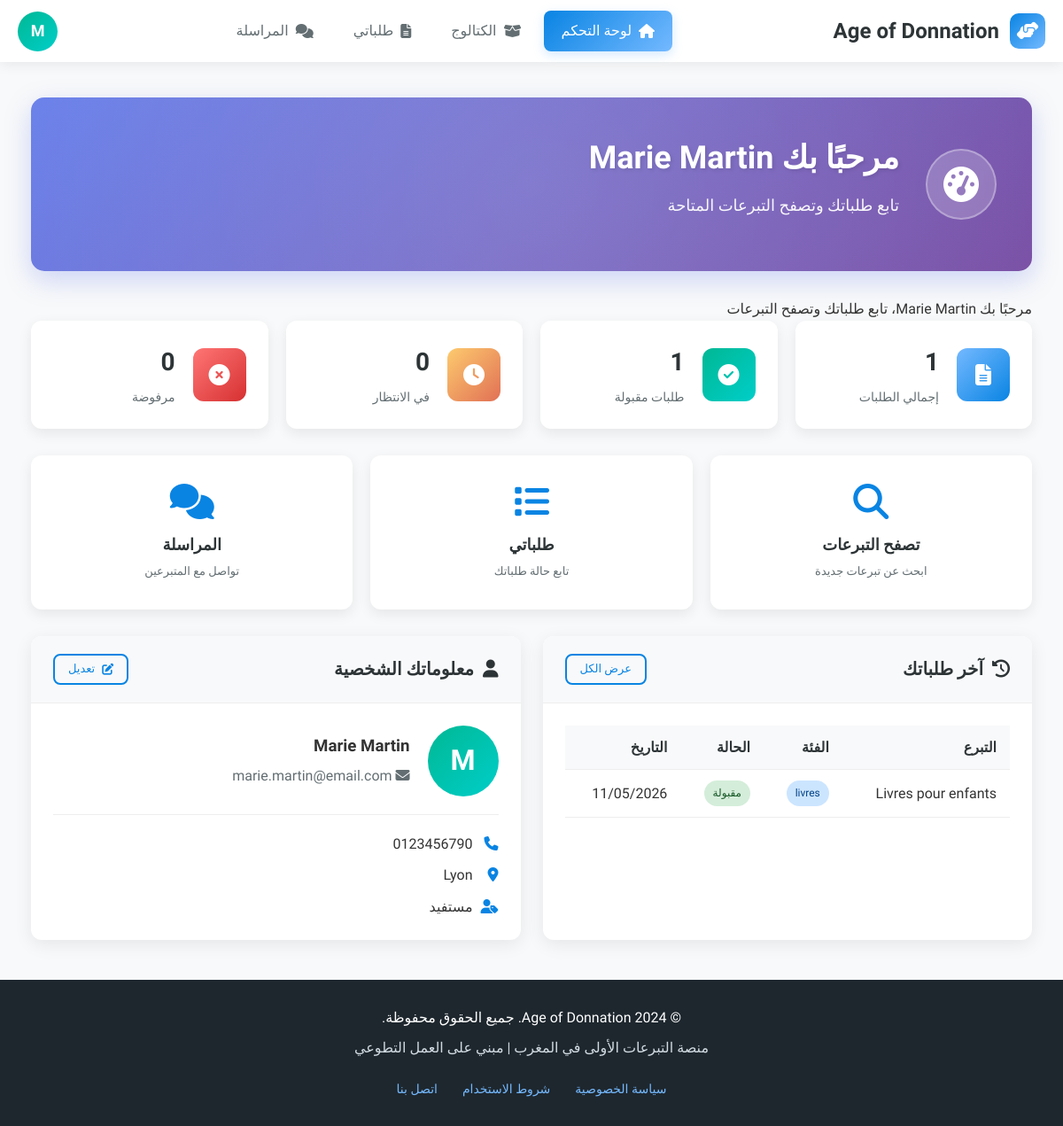
/beneficiaire/dashboard.php (signed in), run on the app's committed database.
### tables this page shows
CREATE TABLE `users` (
  `id` INT(11) NOT NULL AUTO_INCREMENT,
  `nom` VARCHAR(100) NOT NULL,
  `email` VARCHAR(255) NOT NULL,
  `password` VARCHAR(255) NOT NULL,
  `type` ENUM('donateur','beneficiaire','livreur','admin') NOT NULL,
  `telephone` VARCHAR(20) DEFAULT NULL,
  `adresse` TEXT DEFAULT NULL,
  `ville` VARCHAR(100) DEFAULT NULL,
  `status` ENUM('active','inactive','pending') DEFAULT 'active',
  `reset_token` VARCHAR(100) DEFAULT NULL,
  `reset_expires` DATETIME DEFAULT NULL,
  `created_at` TIMESTAMP NOT NULL DEFAULT CURRENT_TIMESTAMP,
  `updated_at` TIMESTAMP NOT NULL DEFAULT CURRENT_TIMESTAMP ON UPDATE CURRENT_TIMESTAMP,
  PRIMARY KEY (`id`),
  UNIQUE KEY `email` (`email`)
);

CREATE TABLE `demandes` (
  `id` INT(11) NOT NULL AUTO_INCREMENT,
  `beneficiaire_id` INT(11) NOT NULL,
  `don_id` INT(11) NOT NULL,
  `message_demande` TEXT DEFAULT NULL,
  `statut` ENUM('en_attente','acceptee','refusee','annulee') DEFAULT 'en_attente',
  `created_at` TIMESTAMP NOT NULL DEFAULT CURRENT_TIMESTAMP,
  PRIMARY KEY (`id`),
  KEY `beneficiaire_id` (`beneficiaire_id`),
  KEY `don_id` (`don_id`),
  CONSTRAINT `demandes_ibfk_1`
    FOREIGN KEY (`beneficiaire_id`) REFERENCES `users` (`id`)
    ON DELETE CASCADE,
  CONSTRAINT `demandes_ibfk_2`
    FOREIGN KEY (`don_id`) REFERENCES `dons` (`id`)
    ON DELETE CASCADE
);

CREATE TABLE `dons` (
  `id` INT(11) NOT NULL AUTO_INCREMENT,
  `donateur_id` INT(11) NOT NULL,
  `titre` VARCHAR(255) NOT NULL,
  `description` TEXT NOT NULL,
  `photo_principale` VARCHAR(255) DEFAULT NULL,
  `categorie` ENUM('vetements','nourriture','meubles','livres','electromenager','divers') NOT NULL,
  `etat` ENUM('neuf','bon_etat','usage') NOT NULL,
  `adresse_retrait` TEXT DEFAULT NULL,
  `ville` VARCHAR(100) DEFAULT NULL,
  `livraison_option` ENUM('none','fifty','full') DEFAULT 'none',
  `statut` ENUM('disponible','reserve','donne','expire') DEFAULT 'disponible',
  `is_deleted` TINYINT(1) DEFAULT 0,
  `deleted_at` TIMESTAMP NULL DEFAULT NULL,
  `created_at` TIMESTAMP NOT NULL DEFAULT CURRENT_TIMESTAMP,
  `updated_at` TIMESTAMP NOT NULL DEFAULT CURRENT_TIMESTAMP ON UPDATE CURRENT_TIMESTAMP,
  PRIMARY KEY (`id`),
  KEY `donateur_id` (`donateur_id`),
  CONSTRAINT `dons_ibfk_1`
    FOREIGN KEY (`donateur_id`) REFERENCES `users` (`id`)
    ON DELETE CASCADE
);

### beneficiaire/dashboard.php (the view, shortened to what this page needs)
<?php
$database = new Database();
$db = $database->getConnection();
$user_id = $_SESSION['user_id'];
$query_user = "SELECT * FROM users WHERE id = :user_id";
$stmt_user = $db->prepare($query_user);
$stmt_user->bindParam(":user_id", $user_id);
$stmt_user->execute();
$current_user = $stmt_user->fetch(PDO::FETCH_ASSOC);
$stats_query = "
    SELECT
        COUNT(*) as total_demandes,
        SUM(CASE WHEN statut = 'acceptee' THEN 1 ELSE 0 END) as demandes_acceptees,
        SUM(CASE WHEN statut = 'en_attente' THEN 1 ELSE 0 END) as demandes_attente,
        SUM(CASE WHEN statut = 'refusee' THEN 1 ELSE 0 END) as demandes_refusees
    FROM demandes
    WHERE beneficiaire_id = :user_id
";
$stats_stmt = $db->prepare($stats_query);
$stats_stmt->bindParam(":user_id", $user_id);
$stats_stmt->execute();
$stats = $stats_stmt->fetch(PDO::FETCH_ASSOC);
$recent_demandes_query = "
    SELECT d.*, don.titre as don_titre, don.categorie
    FROM demandes d
    INNER JOIN dons don ON d.don_id = don.id
    WHERE d.beneficiaire_id = :user_id
    ORDER BY d.created_at DESC
    LIMIT 5
";
$recent_demandes_stmt = $db->prepare($recent_demandes_query);
$recent_demandes_stmt->bindParam(":user_id", $user_id);
$recent_demandes_stmt->execute();
$recent_demandes = $recent_demandes_stmt->fetchAll(PDO::FETCH_ASSOC);
?>
<!DOCTYPE html>
<html lang="fr" dir="rtl">
<head>
    <link rel="stylesheet" href="https://cdnjs.cloudflare.com/ajax/libs/font-awesome/6.4.0/css/all.min.css">
</head>
<body>
    <nav class="navbar">
        <a href="dashboard.php" class="logo">
            <div class="logo-icon">
                <i class="fas fa-hands-helping"></i>
            </div>
            <span>Age of Donnation</span>
        </a>
        <ul class="nav-links" id="navLinks">
            <li class="nav-item"><a href="dashboard.php" class="nav-link active"><i class="fas fa-home"></i> لوحة التحكم</a></li>
            <li class="nav-item"><a href="catalogue.php" class="nav-link"><i class="fas fa-box-open"></i> الكتالوج</a></li>
            <li class="nav-item"><a href="mes-demandes.php" class="nav-link"><i class="fas fa-file-alt"></i> طلباتي</a></li>
            <li class="nav-item"><a href="messagerie.php" class="nav-link"><i class="fas fa-comments"></i> المراسلة</a></li>
        </ul>
        <div class="user-menu">
            <div class="user-avatar" onclick="toggleDropdown()" title="الملف الشخصي">
                <?php echo strtoupper(substr($current_user['nom'], 0, 1)); ?>
            </div>
        </div>
    </nav>
    <div class="main-content">
        <div class="container">
            <div class="welcome-section">
                <div class="welcome-content">
                    <div class="welcome-icon">
                        <i class="fas fa-tachometer-alt"></i>
                    </div>
                    <div class="welcome-text">
                        <h1>مرحبًا بك <?php echo htmlspecialchars($current_user['nom']); ?> </h1>
                        <p>تابع طلباتك وتصفح التبرعات المتاحة</p>
                    </div>
                </div>
            </div>
           <div class="page-header">
                <p>مرحبًا بك <?php echo htmlspecialchars($current_user['nom']); ?>، تابع طلباتك وتصفح التبرعات</p>
            </div>
            <div class="stats-grid">
                <div class="stat-card">
                    <div class="stat-icon" style="background: linear-gradient(135deg, #74b9ff, #0984e3);">
                        <i class="fas fa-file-alt"></i>
                    </div>
                    <div class="stat-content">
                        <h3><?php echo $stats['total_demandes'] ?? 0; ?></h3>
                        <p>إجمالي الطلبات</p>
                    </div>
                </div>
                <div class="stat-card">
                    <div class="stat-icon" style="background: linear-gradient(135deg, #00b894, #00cec9);">
                        <i class="fas fa-check-circle"></i>
                    </div>
                    <div class="stat-content">
                        <h3><?php echo $stats['demandes_acceptees'] ?? 0; ?></h3>
                        <p>طلبات مقبولة</p>
                    </div>
                </div>
                <div class="stat-card">
                    <div class="stat-icon" style="background: linear-gradient(135deg, #fdcb6e, #e17055);">
                        <i class="fas fa-clock"></i>
                    </div>
                    <div class="stat-content">
                        <h3><?php echo $stats['demandes_attente'] ?? 0; ?></h3>
                        <p>في الانتظار</p>
                    </div>
                </div>
                <div class="stat-card">
                    <div class="stat-icon" style="background: linear-gradient(135deg, #ff7675, #d63031);">
                        <i class="fas fa-times-circle"></i>
                    </div>
                    <div class="stat-content">
                        <h3><?php echo $stats['demandes_refusees'] ?? 0; ?></h3>
                        <p>مرفوضة</p>
                    </div>
                </div>
            </div>
            <div class="quick-actions">
                <a href="catalogue.php" class="action-card">
                    <i class="fas fa-search"></i>
                    <h4>تصفح التبرعات</h4>
                    <p>ابحث عن تبرعات جديدة</p>
                </a>
                <a href="mes-demandes.php" class="action-card">
                    <i class="fas fa-list"></i>
                    <h4>طلباتي</h4>
                    <p>تابع حالة طلباتك</p>
                </a>
                <a href="messagerie.php" class="action-card">
                    <i class="fas fa-comments"></i>
                    <h4>المراسلة</h4>
                    <p>تواصل مع المتبرعين</p>
                </a>
            </div>
            <div class="grid-2">
                <div class="card">
                    <div class="card-header">
                        <h3><i class="fas fa-history"></i> آخر طلباتك</h3>
                        <a href="mes-demandes.php" class="btn btn-outline btn-sm">عرض الكل</a>
                    </div>
                    <div class="card-body">
                        <?php if(empty($recent_demandes)): ?>
                            <div style="text-align: center; padding: 40px;">
                                <i class="fas fa-file-alt" style="font-size: 60px; color: #ccc; margin-bottom: 20px;"></i>
                                <p style="color: #666;">لم تقم بتقديم أي طلبات بعد</p>
                                <a href="catalogue.php" class="btn btn-primary" style="margin-top: 15px;">
                                    <i class="fas fa-search"></i> تصفح التبرعات
                                </a>
                            </div>
                        <?php else: ?>
                            <div class="table-responsive">
                                <table class="table">
                                    <thead>
                                        <tr>
                                            <th>التبرع</th>
                                            <th>الفئة</th>
                                            <th>الحالة</th>
                                            <th>التاريخ</th>
                                        </tr>
                                    </thead>
                                    <tbody>
                                        <?php foreach($recent_demandes as $demande): ?>
                                        <tr>
                                            <td><?php echo htmlspecialchars($demande['don_titre']); ?></td>
                                            <td>
                                                <span class="badge badge-primary"><?php echo $demande['categorie']; ?></span>
                                            </td>
                                            <td>
                                                <?php if($demande['statut'] == 'acceptee'): ?>
                                                    <span class="badge badge-success">مقبولة</span>
                                                <?php elseif($demande['statut'] == 'en_attente'): ?>
                                                    <span class="badge badge-warning">في الانتظار</span>
                                                <?php elseif($demande['statut'] == 'refusee'): ?>
                                                    <span class="badge badge-danger">مرفوضة</span>
                                                <?php else: ?>
                                                    <span class="badge badge-info">قيد المعالجة</span>
                                                <?php endif; ?>
                                            </td>
                                            <td><?php echo date('d/m/Y', strtotime($demande['created_at'])); ?></td>
                                        </tr>
                                        <?php endforeach; ?>
                                    </tbody>
                                </table>
                            </div>
                        <?php endif; ?>
                    </div>
                </div>
                <div class="card">
                    <div class="card-header">
                        <h3><i class="fas fa-user"></i> معلوماتك الشخصية</h3>
                        <a href="profile.php" class="btn btn-outline btn-sm">
                            <i class="fas fa-edit"></i> تعديل
                        </a>
                    </div>
                    <div class="card-body">
                        <div style="display: flex; align-items: center; gap: 20px; margin-bottom: 20px;">
                            <div class="profile-avatar" style="width: 80px; height: 80px; font-size: 32px;">
                                <?php echo strtoupper(substr($current_user['nom'], 0, 1)); ?>
                            </div>
                            <div>
                                <h3 style="margin-bottom: 5px;"><?php echo htmlspecialchars($current_user['nom']); ?></h3>
                                <p style="color: var(--secondary);"><i class="fas fa-envelope"></i> <?php echo htmlspecialchars($current_user['email']); ?></p>
                            </div>
                        </div>
                        <div style="border-top: 1px solid #eee; padding-top: 20px;">
                            <?php if($current_user['telephone']): ?>
                                <p style="margin-bottom: 10px;"><i class="fas fa-phone" style="width: 25px; color: var(--accent);"></i> <?php echo htmlspecialchars($current_user['telephone']); ?></p>
                            <?php endif; ?>
                            <?php if($current_user['ville']): ?>
                                <p style="margin-bottom: 10px;"><i class="fas fa-map-marker-alt" style="width: 25px; color: var(--accent);"></i> <?php echo htmlspecialchars($current_user['ville']); ?></p>
                            <?php endif; ?>
                            <p><i class="fas fa-user-tag" style="width: 25px; color: var(--accent);"></i> مستفيد</p>
                        </div>
                    </div>
                </div>
            </div>
        </div>
    </div>
</body>
</html>
<?php
include '../includes/footer.php'; ?>

### data on the page
users: nom "M", nom "Marie Martin", email "marie.martin@email.com", telephone "0123456790", ville "Lyon"
demandes: don.titre "Livres pour enfants", don.categorie "livres", statut "مقبولة", created_at "11/05/2026"

### other printed values
$stats['total_demandes'] "1"
$stats['demandes_acceptees'] "1"
$stats['demandes_attente'] "0"
$stats['demandes_refusees'] "0"
